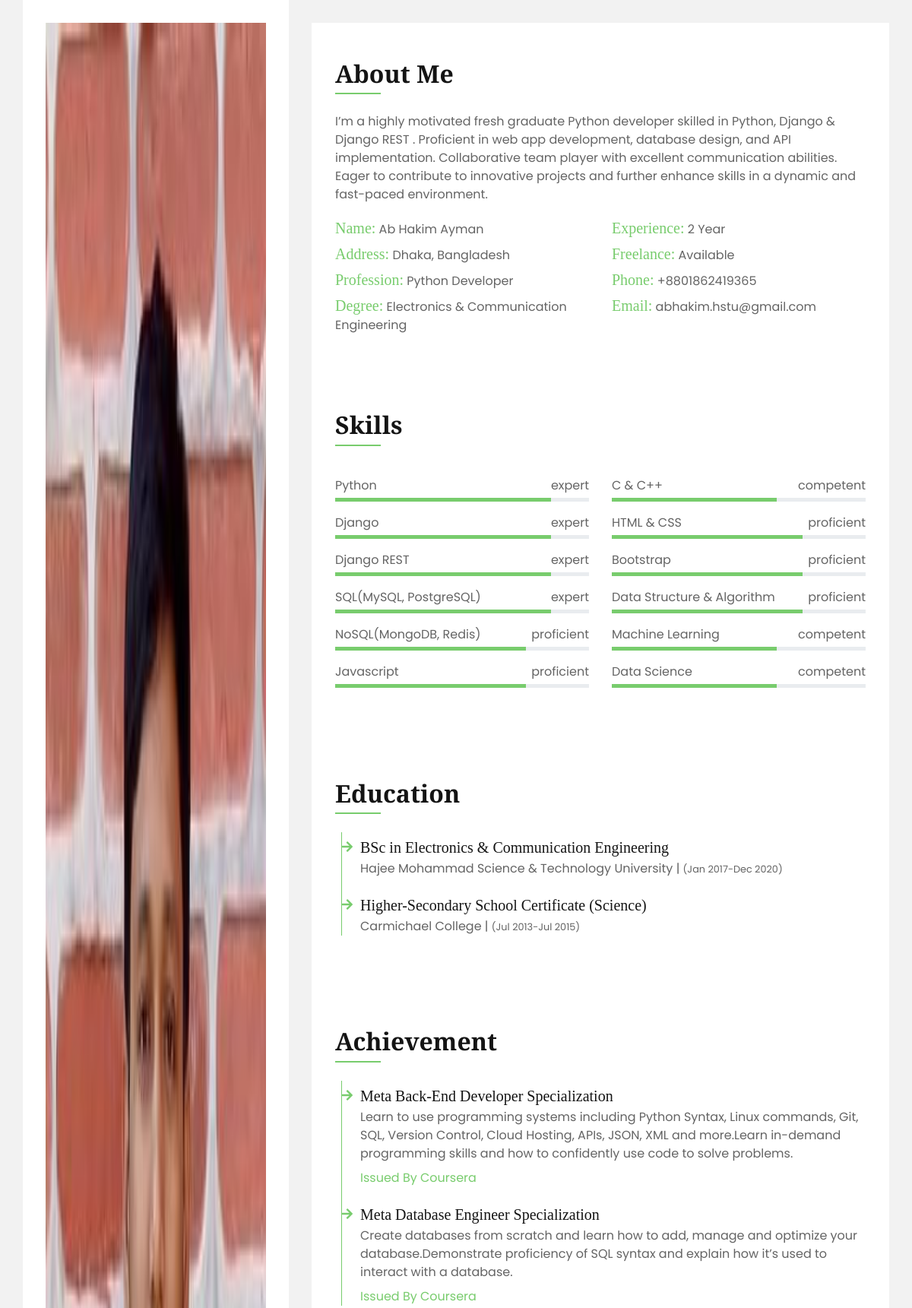
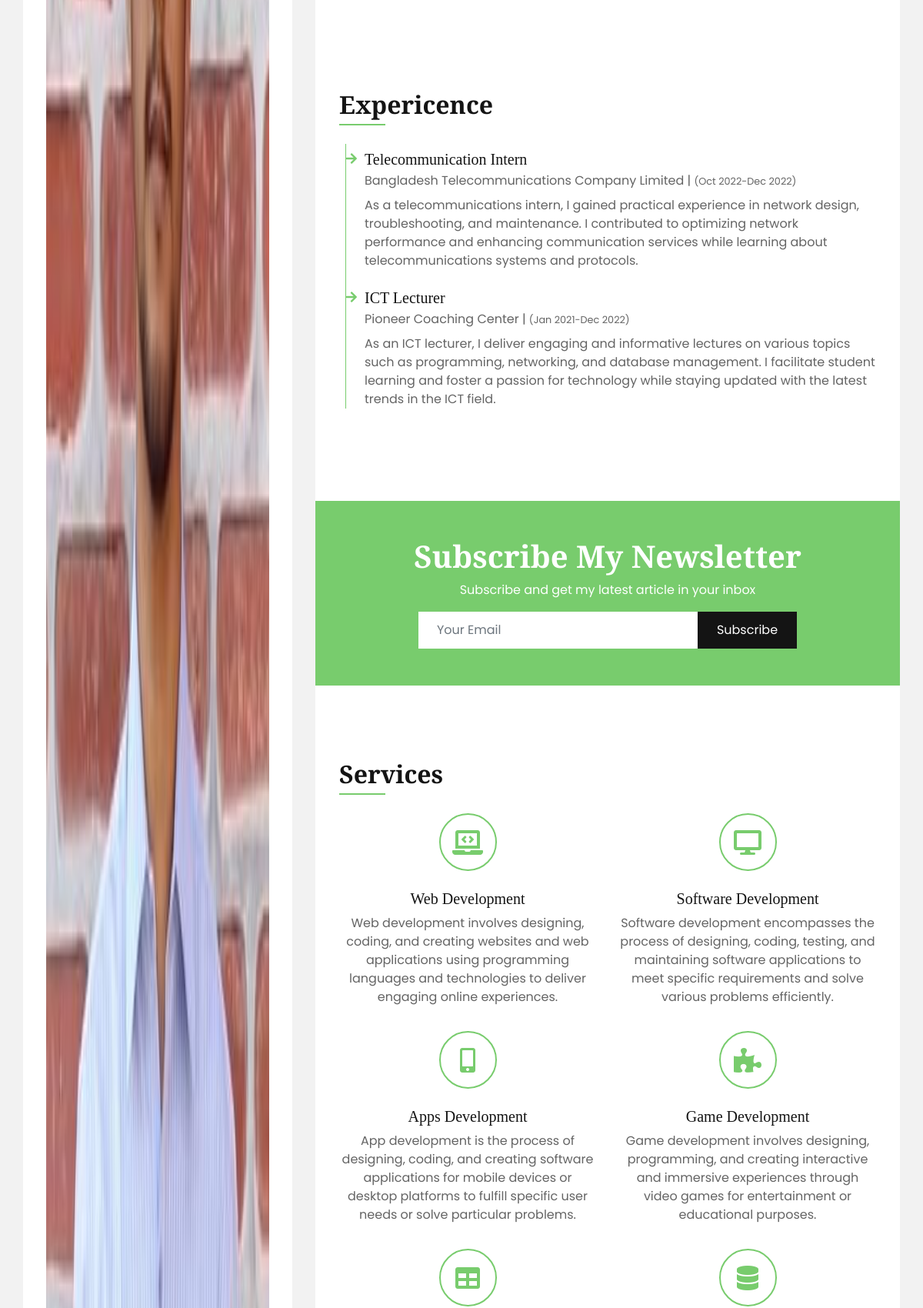
The page / (upper part) on the database its author committed (2 pictures, top to bottom).
### ayman/models.py (models this page shows, shortened)
class About(models.Model):
    STATUS = (
        ('Available', 'Available'),
        ('Not Available', 'Not Available')
    )
    name = models.CharField(max_length=25)
    profession = models.CharField(max_length=50)
    title = models.CharField(max_length=250)
    image = models.ImageField(upload_to='about', default='default/about.jpg')
    address = models.CharField(max_length=50)
    email = models.EmailField(max_length=50)
    phone = models.CharField(max_length=15)
    degree = models.CharField(max_length=50)
    experience = models.CharField(max_length=50)
    freelance = models.CharField(max_length=50, choices=STATUS, default=STATUS[0])
    introduction = models.CharField(max_length=500)
    is_active = models.BooleanField(default=False)
    created_at = models.DateTimeField(auto_now_add=True)

class Skill(models.Model):
    TAGS = (
        ('expert', 'Expert'),
        ('proficient', 'Proficient'),
        ('competent', 'Competent'),
        ('advanced Beginner', 'Advanced Begineer'),
        ('novice', 'Novice')
    )
    name = models.CharField(max_length=30)
    level = models.IntegerField(default=50)
    tag = models.CharField(max_length=50, choices=TAGS, default=TAGS[2])
    is_active = models.BooleanField(default=False)
    created_at = models.DateTimeField(auto_now_add=True)

class Education(models.Model):
    degree = models.CharField(max_length=100)
    institute = models.CharField(max_length=100)
    session = models.CharField(max_length=30)
    is_active = models.BooleanField(default=False)
    created_at = models.DateTimeField(auto_now_add=True)

class Achievement(models.Model):
    institute = models.CharField(max_length=75)
    title = models.CharField(max_length=250, unique=True)
    url = models.URLField(unique=True)
    introduction = models.CharField(max_length=500)
    is_active = models.BooleanField(default=False)
    created_at = models.DateField(auto_now_add=True)

class Experience(models.Model):
    title = models.CharField(max_length=50)
    institute = models.CharField(max_length=100)
    session = models.CharField(max_length=25)
    description = models.CharField(max_length=500)
    is_active = models.BooleanField(default=False)
    created_at = models.DateField(auto_now_add=True)

class Service(models.Model):
    name = models.CharField(max_length=50)
    icon = models.CharField(max_length=50)
    description = models.CharField(max_length=250)
    is_active = models.BooleanField(default=False)
    created_at = models.DateField(auto_now_add=True)

### ayman/views.py (the view)
# urls.py: path('', views.home, name='home'),
def home(request):
    abouts = About.objects.filter(is_active=True)
    skills = Skill.objects.all().count()
    left_skills = Skill.objects.filter(is_active=True)[:int(skills/2)]
    right_skills = Skill.objects.filter(is_active=True)[int(skills/2):skills]
    educations = Education.objects.filter(is_active=True)
    socials = Social.objects.filter(is_active=True)
    experiences = Experience.objects.filter(is_active=True)
    services = Service.objects.filter(is_active=True)
    projects = Project.objects.filter(is_active=True)
    category = Category.objects.filter(is_active=True)
    testimonials = Testimonial.objects.all()
    achievements = Achievement.objects.filter(is_active=True)
    context = {
        'abouts':abouts,
        'left_skills':left_skills,
        'right_skills':right_skills,
        'educations':educations,
        'socials':socials,
        'experiences':experiences,
        'services':services,
        'projects':projects,
        'category':category,
        'testimonials':testimonials,
        'achievements':achievements,
    }
    return render(request, 'home.html', context)

### templates/home.html (shortened to what this page needs)
{% load static %}
<!DOCTYPE html>
<html lang="en">
    <head>
        <link href="https://cdnjs.cloudflare.com/ajax/libs/font-awesome/5.10.0/css/all.min.css" rel="stylesheet">
        <link href="{% static 'lib/owlcarousel/files/owl.carousel.min.css' %}" rel="stylesheet">
        <link href="{% static 'lib/lightbox/css/lightbox.min.css' %}" rel="stylesheet">
        <link href="{% static 'css/style.css' %}" rel="stylesheet">
    </head>
    <body data-spy="scroll" data-target=".navbar" data-offset="51">
        <div class="wrapper">
            {% include 'sidebar.html' %}
            <div class="content">
                {% include 'about.html' %}
                {% include 'skill.html' %}
                {% include 'education.html' %}
                {% include 'achievement.html' %}
                {% include 'experience.html' %}
                <div class="container bg-white py-5 px-0">
                    <div class="bg-primary text-center p-5">
                        <h1 class="text-white font-weight-bold">Subscribe My Newsletter</h1>
                        <p class="text-white">Subscribe and get my latest article in your inbox</p>
                        <form class="form-inline justify-content-center">
                            <div class="input-group">
                                <input type="text" class="form-control border-0 p-4" placeholder="Your Email">
                                <div class="input-group-append">
                                    <button class="btn btn-dark px-4" type="submit">Subscribe</button>
                                </div>
                            </div>
                        </form>
                    </div>
                </div>
                {% include 'service.html' %}
            </div>
        </div>
    </body>
</html>

### templates/sidebar.html (shortened to what this page needs)
{% load static %}
<div class="sidebar">
    <div class="sidebar-text d-flex flex-column h-100 justify-content-center text-center">
        {% for about in abouts %}
        <img class="w-100 h-100 img-fluid text-center mb-4" src="{{about.image.url}}" alt="Image">
        {% endfor %}
    </div>
</div>

### templates/about.html
{% load static %}
<div class="container bg-white py-5">
    <div class="row px-3">
        <div class="col-12">
            <h2 class="title position-relative pb-2 mb-4">About Me</h2>
        </div>
        <div class="col-12">
            {% for about in abouts %}
            <p>{{about.introduction}}</p>
            <div class="row">
                <div class="col-sm-6 py-1">
                    <h5 class="d-inline text-primary">Name:</h5> {{about.name}}
                </div>
                <div class="col-sm-6 py-1">
                    <h5 class="d-inline text-primary">Experience:</h5> {{about.experience}}
                </div>
                <div class="col-sm-6 py-1">
                    <h5 class="d-inline text-primary">Address:</h5> {{about.address}}
                </div>
                <div class="col-sm-6 py-1">
                    <h5 class="d-inline text-primary">Freelance:</h5> {{about.freelance}}
                </div>
                <div class="col-sm-6 py-1">
                    <h5 class="d-inline text-primary">Profession:</h5> {{about.profession}}
                </div>
                <div class="col-sm-6 py-1">
                    <h5 class="d-inline text-primary">Phone:</h5> {{about.phone}}
                </div>
                <div class="col-sm-6 py-1">
                    <h5 class="d-inline text-primary">Degree:</h5> {{about.degree}}
                </div>
                <div class="col-sm-6 py-1">
                    <h5 class="d-inline text-primary">Email:</h5> {{about.email}}
                </div>
            </div>
            {% endfor %}
        </div>
    </div>
</div>

### templates/skill.html
{% load static %}
<div class="container bg-white py-5">
    <div class="row px-3">
        <div class="col-12">
            <h2 class="title position-relative pb-2 mb-4">Skills</h2>
        </div>
        <div class="col-sm-6">
            <div class="skill mb-4">
                {% for skill in left_skills %}
                <div class="d-flex justify-content-between">
                    <p class="mb-1 mt-3">{{skill.name}}</p>
                    <p class="mb-1 mt-3">{{skill.tag}}</p>
                </div>
                <div class="progress">
                    <div class="progress-bar bg-primary" role="progressbar" aria-valuenow="{{skill.level}}" aria-valuemin="0" aria-valuemax="100"></div>
                </div>
                {% endfor %}
            </div>
        </div>
        <div class="col-sm-6">
            <div class="skill mb-4">
                {% for skill in right_skills %}
                <div class="d-flex justify-content-between">
                    <p class="mb-1 mt-3">{{skill.name}}</p>
                    <p class="mb-1 mt-3">{{skill.tag}}</p>
                </div>
                <div class="progress">
                    <div class="progress-bar bg-primary" role="progressbar" aria-valuenow="{{skill.level}}" aria-valuemin="0" aria-valuemax="100"></div>
                </div>
                {% endfor %}
            </div>
        </div>
    </div>
</div>

### templates/education.html
{% load static %}
<div class="container bg-white py-5">
    <div class="row px-3">
        <div class="col-12">
            <h2 class="title position-relative pb-2 mb-4">Education</h2>
        </div>
        <div class="col-12">
            <div class="border-left border-primary pt-2 pl-4 ml-2">
                {% for education in educations %}
                <div class="position-relative mb-4">
                    <i class="fa fa-arrow-right text-primary position-absolute" style="top: 3px; left: -24px;"></i>
                    <h5 class="mb-1">{{education.degree}}</h5>
                    <p class="mb-2">{{education.institute}} | <small>{{education.session}}</small></p>
                </div>
                {% endfor %}
            </div>
        </div>
    </div>
</div>

### templates/achievement.html
{% load static %}
<div class="container bg-white py-5">
    <div class="row px-3">
        <div class="col-12">
            <h2 class="title position-relative pb-2 mb-4">Achievement</h2>
        </div>
        <div class="col-12">
            <div class="border-left border-primary pt-2 pl-4 ml-2">
                {% for achievement in achievements %}
                <div class="position-relative mb-4">
                    <i class="fa fa-arrow-right text-primary position-absolute" style="top: 3px; left: -24px;"></i>
                    <h5 class="mb-1">{{achievement.title}}</h5>
                    <p class="mb-2">{{achievement.introduction}}</p>
                    <p class="mb-2"><a class="text-decoration-none" href="{{achievement.url}} ">Issued By {{achievement.institute}}</a></p>
                </div>
                {% endfor %}
            </div>
        </div>
    </div>
</div>

### templates/experience.html
{% load static %}
<div class="container bg-white py-5">
    <div class="row px-3">
        <div class="col-12">
            <h2 class="title position-relative pb-2 mb-4">Expericence</h2>
        </div>
        <div class="col-12">
            <div class="border-left border-primary pt-2 pl-4 ml-2">
                {% for experience in experiences%}
                <div class="position-relative mb-4">
                    <i class="fa fa-arrow-right text-primary position-absolute" style="top: 3px; left: -24px;"></i>
                    <h5 class="mb-1">{{experience.title}}</h5>
                    <p class="mb-2">{{experience.institute}} | <small>{{experience.session}}</small></p>
                    <p>{{experience.description}}</p>
                </div>
                {% endfor %}
            </div>
        </div>
    </div>
</div>

### templates/service.html
{% load static %}
<div class="container bg-white pt-5 pb-3">
    <div class="row px-3">
        <div class="col-12">
            <h2 class="title position-relative pb-2 mb-4">Services</h2>
        </div>
        {% for service in services %}
        <div class="col-md-6 service-item text-center mb-3">
            <i class="fas fa-2x {{service.icon}} mx-auto mb-4"></i>
            <h5 class="mb-2">{{service.name}}</h5>
            <p>{{service.description}}</p>
        </div>
        {% endfor %}
    </div>
</div>

### templates/project.html (shortened to what this page needs)
{% load static %}

### templates/testimonial.html (shortened to what this page needs)
{% load static %}

### templates/contact.html (shortened to what this page needs)
{% load static %}

### templates/footer.html (shortened to what this page needs)
{% load static %}

### templates/scripts.html (shortened to what this page needs)
{% load static %}

### rows shown on the page
About: image (picture), introduction "I’m a highly motivated fresh graduate Python developer skilled in Python, Django & Django REST . Proficient in web app development, database design, and API implementation. Collaborative team player with excellent communication abilities. Eager to contribute to innovative projects and further enhance skills in a dynamic and fast-paced environment.", name "Ab Hakim Ayman", experience "2 Year", address "Dhaka, Bangladesh", freelance "Available", profession "Python Developer", phone "+8801862419365", degree "Electronics & Communication Engineering", email "abhakim.hstu@gmail.com"
Skill: name "Python", tag "expert", level 85 (drawn)
Skill: name "Django", tag "expert", level 85 (drawn)
Skill: name "Django REST", tag "expert", level 85 (drawn)
Skill: name "SQL(MySQL, PostgreSQL)", tag "expert", level 85 (drawn)
Skill: name "NoSQL(MongoDB, Redis)", tag "proficient", level 75 (drawn)
Skill: name "Javascript", tag "proficient", level 75 (drawn)
Skill: name "C & C++", tag "competent", level 65 (drawn)
Skill: name "HTML & CSS", tag "proficient", level 75 (drawn)
Skill: name "Bootstrap", tag "proficient", level 75 (drawn)
Skill: name "Data Structure & Algorithm", tag "proficient", level 75 (drawn)
Skill: name "Machine Learning", tag "competent", level 65 (drawn)
Skill: name "Data Science", tag "competent", level 65 (drawn)
Education: degree "BSc in Electronics & Communication Engineering", institute "Hajee Mohammad Science & Technology University", session "(Jan 2017-Dec 2020)"
Education: degree "Higher-Secondary School Certificate (Science)", institute "Carmichael College", session "(Jul 2013-Jul 2015)"
Achievement: title "Meta Back-End Developer Specialization", introduction "Learn to use programming systems including Python Syntax, Linux commands, Git, SQL, Version Control, Cloud Hosting, APIs, JSON, XML and more.Learn in-demand programming skills and how to confidently use code to solve problems.", institute "Coursera"
Achievement: title "Meta Database Engineer Specialization", introduction "Create databases from scratch and learn how to add, manage and optimize your database.Demonstrate proficiency of SQL syntax and explain how it’s used to interact with a database.", institute "Coursera"
Experience: title "Telecommunication Intern", institute "Bangladesh Telecommunications Company Limited", session "(Oct 2022-Dec 2022)", description "As a telecommunications intern, I gained practical experience in network design, troubleshooting, and maintenance. I contributed to optimizing network performance and enhancing communication services while learning about telecommunications systems and protocols."
Experience: title "ICT Lecturer", institute "Pioneer Coaching Center", session "(Jan 2021-Dec 2022)", description "As an ICT lecturer, I deliver engaging and informative lectures on various topics such as programming, networking, and database management. I facilitate student learning and foster a passion for technology while staying updated with the latest trends in the ICT field."
Service: name "Web Development", description "Web development involves designing, coding, and creating websites and web applications using programming languages and technologies to deliver engaging online experiences."
Service: name "Software Development", description "Software development encompasses the process of designing, coding, testing, and maintaining software applications to meet specific requirements and solve various problems efficiently."
Service: name "Apps Development", description "App development is the process of designing, coding, and creating software applications for mobile devices or desktop platforms to fulfill specific user needs or solve particular problems."
Service: name "Game Development", description "Game development involves designing, programming, and creating interactive and immersive experiences through video games for entertainment or educational purposes."
